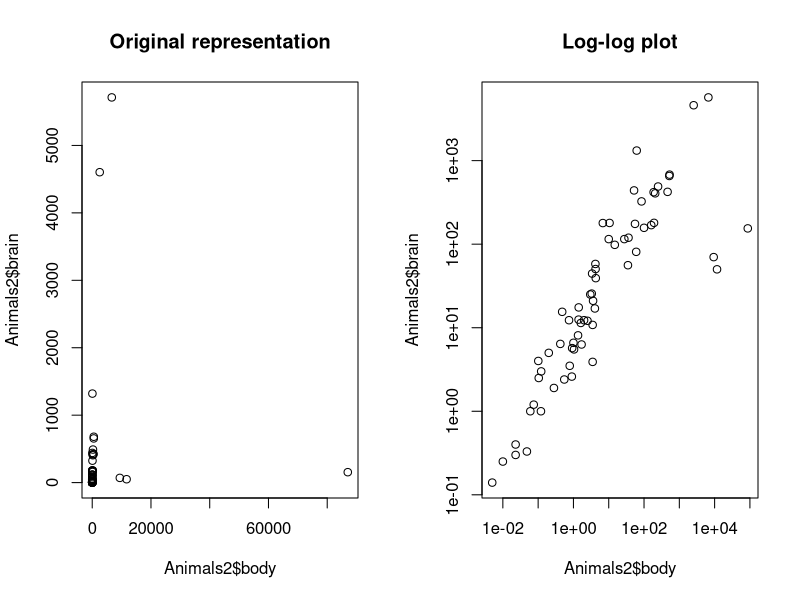

This chart was generated by the following R code:



# exploratory 
# explanatory

#base,grid,lattice,ggplot2

################################    Base ##################################
# Load the robustbase package
library(robustbase)

# Set up the side-by-side plot array
par(mfrow = c(1, 2))

# First plot: brain vs. body in its original form
plot(Animals2$body, Animals2$brain)

# Add the first title
title("Original representation")

# Second plot: log-log plot of brain vs. body
plot(Animals2$body, Animals2$brain,
     log = "xy")

# Add the second title
title("Log-log plot")
